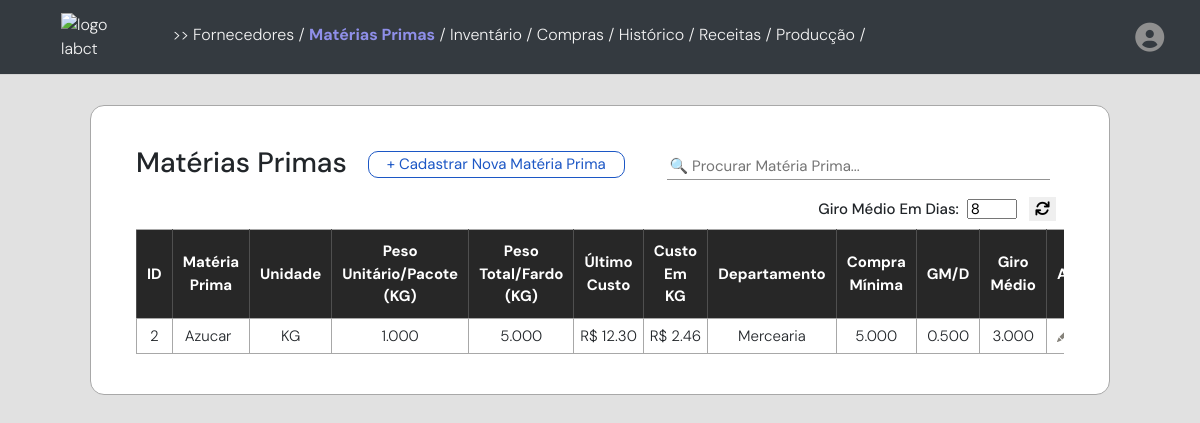
The app's page /materiasprimas (signed in) with its own data.
### models/materiasprimas_model.py (models this page shows, shortened)
class MateriasPrimas(db.Model):
    __tablename__ = "materiasprimas"
    __table_args__ = {"extend_existing": True}
    id_mp = db.Column(db.Integer, primary_key=True, autoincrement=True)
    nome_mp = db.Column(db.String(75))
    unidade_mp = db.Column(db.Enum('KG', 'UN'))
    pesounitario_mp = db.Column(db.Numeric(10, 3))
    pesototal_mp = db.Column(db.Numeric(10, 3))
    custo_mp = db.Column(db.Numeric(10, 2))
    custoemkg_mp = db.Column(db.Numeric(10, 2))
    departamento_mp = db.Column(db.Enum('Carnes', 'Farinhas', 'Hortifruti', 'Mercearia', 'Misturas', 'Ovos', 'Queijos'))
    pedidomin_mp = db.Column(db.Numeric(10,3))
    gastomedio_mp = db.Column(db.Numeric(10, 3))
    gms_mp = db.Column(db.Numeric(10, 3))
    user_id = db.Column(db.Integer, db.ForeignKey('usuarios.id'), nullable=False)
    estoque = db.relationship("Estoque", back_populates="materias_primas")
    usuarios = db.relationship("Usuarios", back_populates="materias_primas")
    inventariodados = db.relationship("InventarioDados", back_populates="materias_primas")
    receitasmateriasprimas = db.relationship("ReceitaMateriasPrimas", back_populates="materias_primas")
    producdados = db.relationship("ProducDados", back_populates="materias_primas")

### app.py (the view, shortened to what this page needs)
@app.route('/materiasprimas', methods=['GET', 'POST'])
@login_required
def materiasPrimas():
    config = Config.query.filter_by(user_id=current_user.id).first()
    giromedio = config.giro_medio if config else 6
    print(giromedio)
    cost_per_unit = 2
    materiasprimas = MateriasPrimas.query.filter_by(user_id=current_user.id).all()
    materiaprima_schema = MateriasPrimasSchema(many=True)
    serialized_data_mp = materiaprima_schema.dump(materiasprimas)
    config = Config.query.first()
    if config:
        giro_medio = config.giro_medio
    else:
        giro_medio = 6
    return render_template('materiasprimas.html', materiasprimas = serialized_data_mp, giromedio=giro_medio)

### app.py (called while the page is built)
@login_manager.user_loader
def user_loader(user_id):
    return Usuarios.query.get(int(user_id))

### templates/materiasprimas.html (shortened to what this page needs)
{% extends "base.html" %}
{% block content %}
<body>
    <div class="container">
        <div class="tabela">
            <div class="header">
                <div class="titleandbtn">
                    <h3>Matérias Primas</h3>
                    <button style="margin-left: 21px;" type="button" data-toggle="modal" data-target="#cadastrarModal"
                        class="btn-cadastrar"> +
                        Cadastrar Nova Matéria Prima</button>
                </div>
                <div class="searchContainer">
                    <input class="searchInput" type="text" id="searchInput" onkeyup="searchTable()"
                        placeholder="🔍 Procurar Matéria Prima... ">
                </div>
            </div>
            <div class="giromedio">
                <h5>Giro Médio Em Dias:</h5>
                <form action="/giromedio" method="POST">
                    <input type="number" id="new_value" name="new_value" value="{{ giromedio }}" min="0">
                    <button type="submit"><i class="fa fa-refresh" aria-hidden="true"></i></button>
                </form>
            </div>
            <div class="table-responsive">
                <table id="materiasprimasTable">
                    <thead>
                        <tr>
                            <th class="hide" onclick="toggleSort(0)" style="width: 2%;">ID</th>
                            <th onclick="toggleSort(1)" style="width: 21%;">Matéria Prima</th>
                            <th class="hide" onclick="toggleSort(2)">Unidade</th>
                            <th class="hide" onclick="toggleSort(3)">Peso Unitário/Pacote (KG)</th>
                            <th class="hide" onclick="toggleSort(4)">Peso Total/Fardo (KG)</th>
                            <th class="hide" onclick="toggleSort(5)">Último Custo</th>
                            <th class="hide" onclick="toggleSort(6)">Custo Em KG</th>
                            <th onclick="toggleSort(7)">Departamento</th>
                            <th class="hide" onclick="toggleSort(8)">Compra Mínima</th>
                            <th class="hide" onclick="toggleSort(9)">GM/D</th>
                            <th class="hide" onclick="toggleSort(10)">Giro Médio</th>
                            <th>Ação</th>
                        </tr>
                    </thead>
                    <tbody>
                        {% for materiaprima in materiasprimas %}
                        <tr>
                            <td class="hide">{{ materiaprima.id_mp }}</td>
                            <td class="tdmp">{{ materiaprima.nome_mp }}</td>
                            <td class="hide">{{ materiaprima.unidade_mp }}</td>
                            <td class="hide"> {{ materiaprima.pesounitario_mp }}</td>
                            <td class="hide">{{ materiaprima.pesototal_mp}}</td>
                            <td class="hide"> R$ {{ materiaprima.custo_mp}}</td>
                            <td class="hide"> R$ {{ materiaprima.custoemkg_mp }}</td>
                            <td>{{ materiaprima.departamento_mp}}</td>
                            <td class="hide">{{ materiaprima.pedidomin_mp}}</td>
                            <td class="hide">{{ materiaprima.gastomedio_mp}}</td>
                            <td class="hide">{{ materiaprima.gms_mp}}</td>
                            <td>
                                <div class="actionButtons">
                                    <svg xmlns="http://www.w3.org/2000/svg" width="12" height="12" fill="#85827a"
                                        class="bi bi-pencil-fill" viewBox="0 0 16 16" type="button" style="margin: 2px;"
                                        data-toggle="modal" data-target="#editModal{{ materiaprima.id_mp }}">
                                        <path
                                            d="M12.854.146a.5.5 0 0 0-.707 0L10.5 1.793 14.207 5.5l1.647-1.646a.5.5 0 0 0 0-.708zm.646 6.061L9.793 2.5 3.293 9H3.5a.5.5 0 0 1 .5.5v.5h.5a.5.5 0 0 1 .5.5v.5h.5a.5.5 0 0 1 .5.5v.5h.5a.5.5 0 0 1 .5.5v.207zm-7.468 7.468A.5.5 0 0 1 6 13.5V13h-.5a.5.5 0 0 1-.5-.5V12h-.5a.5.5 0 0 1-.5-.5V11h-.5a.5.5 0 0 1-.5-.5V10h-.5a.5.5 0 0 1-.175-.032l-.179.178a.5.5 0 0 0-.11.168l-2 5a.5.5 0 0 0 .65.65l5-2a.5.5 0 0 0 .168-.11z" />
                                    </svg>
                                </div>
                            </td>
                        </tr>
                        {% endfor %}
                    </tbody>
                </table>
            </div>
        </div>
    </div>
</body>
{% endblock %}

### static/styles.css (style rules this page uses)
body { background-color: rgb(225, 225, 225); margin: 0; font-family: "DM Sans", sans-serif; font-optical-sizing: auto; font-weight: 300; font-style: normal; }
.container { margin-top: 18px !important; max-width: 65%; display: flex; flex-direction: column; }
.forma, .tabela { background-color: white; padding: 40px 45px 40px 45px; -webkit-border-radius: 14px; -moz-border-radius: 14px; border-radius: 14px; border: 0.5px solid #a8a8a8; }
.tabela { font-size: 15px; }
.giromedio { display: flex; flex-direction: row; width: 100%; justify-content: end; align-items: center; }
.giromedio input { max-width: 50px; margin-left: 8px; max-height: 20px; margin-bottom: 8px; }
.giromedio h5 { font-size: 15px; }
.giromedio button { border: none; margin-bottom: 8px; margin-inline: 8px; }
@media only screen and (max-width: 1600px) { .container { margin-top: 25px; display: flex; flex-direction: column; min-width: 100vw; } }
@media only screen and (max-width: 1600px) { .forma, .tabela { margin-inline: 75px; margin-block: 12px; } }
.header { display: flex; flex-direction: row; width: 100%; justify-content: space-between; margin-bottom: 9px; align-items: center; }
.searchContainer { display: flex; width: 45%; padding-left: 21px; }
.searchInput { box-sizing: border-box; border: none; width: 100%; border-bottom: 1px solid rgb(148, 148, 148); margin-right: 14px; }
table { border-collapse: collapse; width: 100%; -webkit-user-select: none; -moz-user-select: none; -ms-user-select: none; user-select: none; }
table td, table th { border: 1px solid #a8a8a8; }
table th { background-color: rgb(39, 39, 39); ; color: white; padding-block: 10px; text-align: center; vertical-align: middle; padding-inline: 10px; border-right: 1px solid #4f4f4f; border-left: 1px solid #4f4f4f; }
table td { padding-block: 6px; text-align: center; vertical-align: middle; }
.titleandbtn { display: flex; flex-direction: row; align-items: center; }
.btn-cadastrar { margin-bottom: 5px; padding-inline: 18px; border: 1px solid rgb(28, 87, 197); border-radius: 10px; background-color: white; transition: background-color 0.6s ease; transition: color 0.1s ease; color: rgb(28, 87, 197); }
.tdmp { text-align: left; padding-left: 12px; }
.actionButtons { display: flex; flex-direction: row; justify-content: center; align-items: center; gap: 8px; padding-inline: 6px; }

### records on screen
MateriasPrimas: id_mp "2", nome_mp "Azucar", unidade_mp "KG", pesounitario_mp "1.000", pesototal_mp "5.000", custo_mp "12.30", custoemkg_mp "2.46", departamento_mp "Mercearia", pedidomin_mp "5.000", gastomedio_mp "0.500", gms_mp "3.000"
